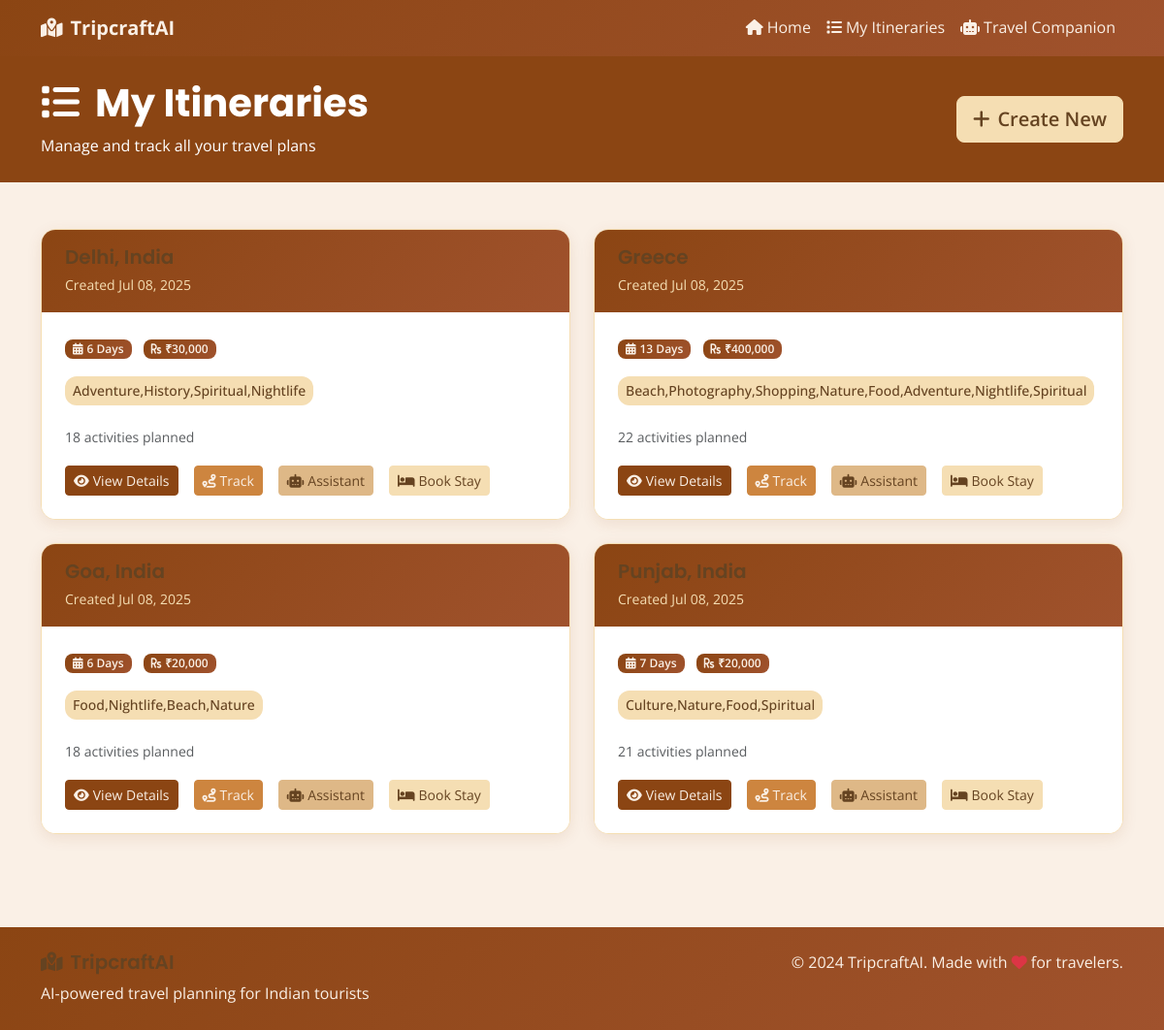
Before: /my_itineraries with the older database file.
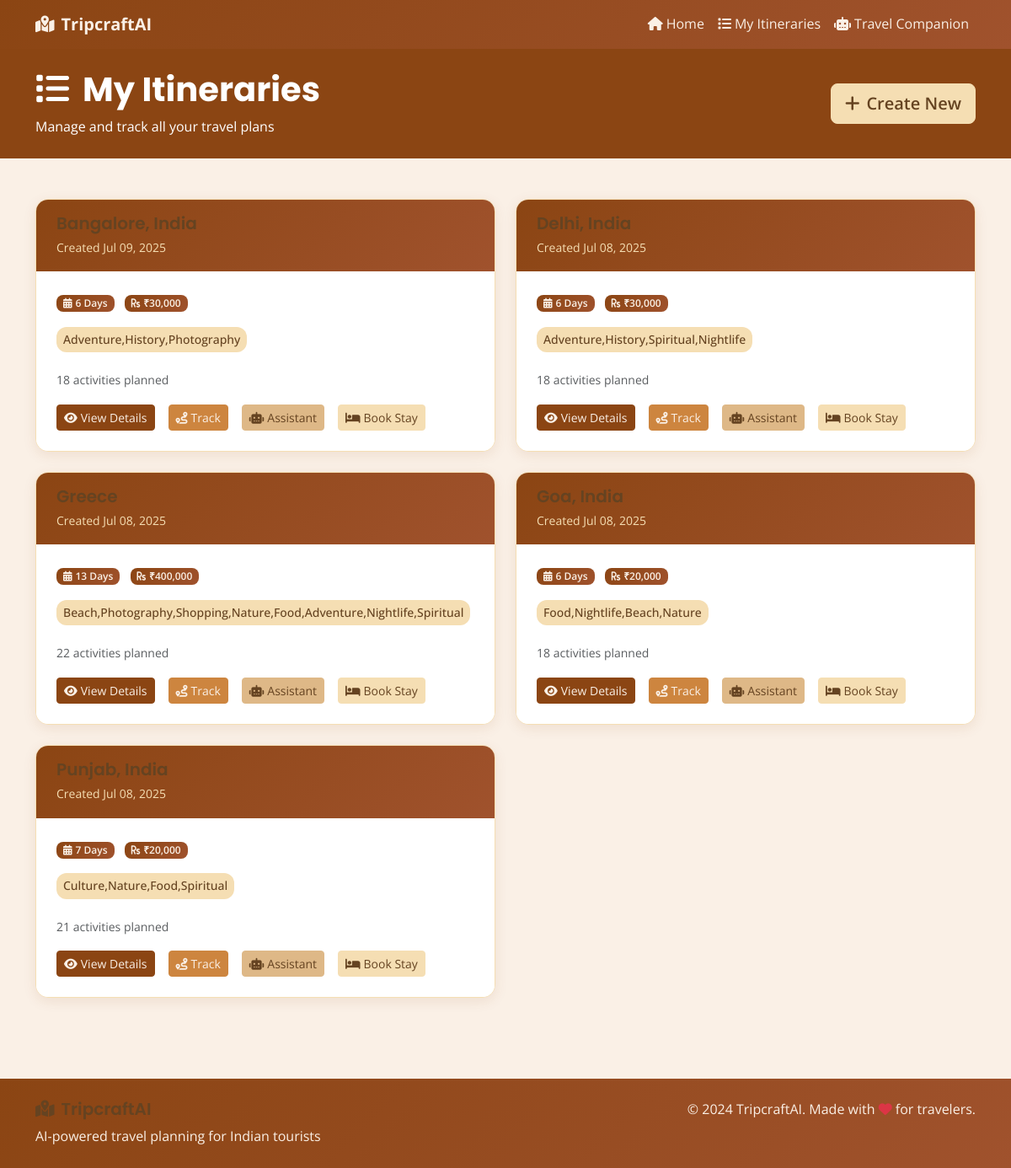
After: the same page with the newer database file.
### models.py (models this page shows, shortened)
class TravelItinerary(db.Model):
    id = db.Column(db.Integer, primary_key=True)
    destination = db.Column(db.String(200), nullable=False)
    duration = db.Column(db.Integer, nullable=False)  # days
    budget = db.Column(db.Float, nullable=False)
    interests = db.Column(db.Text)  # JSON string of interests
    itinerary_data = db.Column(db.Text)  # JSON string of generated itinerary
    created_at = db.Column(db.DateTime, default=datetime.utcnow)
    checkpoints = db.relationship('Checkpoint', backref='itinerary', lazy=True, cascade='all, delete-orphan')
    def get_interests_list(self):
        if self.interests:
            return json.loads(self.interests)
        return []

### routes.py (the view)
@app.route('/my_itineraries')
def my_itineraries():
    itineraries = TravelItinerary.query.order_by(TravelItinerary.created_at.desc()).all()
    return render_template('my_itineraries.html', itineraries=itineraries)

### templates/my_itineraries.html (shortened to what the changed rows need)
{% extends "base.html" %}  {% block content %}
<section class="py-4 bg-primary text-white">
    <div class="container">
        <div class="row align-items-center">
            <div class="col-md-8">
                <h1 class="display-6 fw-bold mb-2">
                    <i class="fas fa-list me-3"></i>My Itineraries
                </h1>
            </div>
        </div>
    </div>
</section>
<section class="py-5">
    <div class="container">
        {% if itineraries %}
        <div class="row g-4">
            {% for itinerary in itineraries %}
            <div class="col-lg-6">
                <div class="card itinerary-summary-card">
                    <div
                        class="card-header"
                        style="
                            background: linear-gradient(
                                135deg,
                                #8b4513,
                                #a0522d
                            );
                            color: #faf0e6;
                        "
                    >
                        <h5 class="card-title mb-1" style="color: #faf0e6">
                        </h5>
                        <small style="color: #f5deb3"
                            >Created {{ itinerary.created_at.strftime('%b %d,
                            %Y') }}</small
                        >
                    </div>
                    <div class="card-body">
                        <div class="itinerary-meta mb-3">
                            <span class="badge bg-primary me-2">
                                <i class="fas fa-calendar-alt me-1"></i>{{
                                itinerary.duration }} Days
                            </span>
                            <span class="badge bg-accent text-dark">
                                <i class="fas fa-rupee-sign me-1"></i>₹{{
                                "{:,.0f}".format(itinerary.budget) }}
                            </span>
                        </div>
                        {% if itinerary.get_interests_list() %}
                        <div class="interests-tags mb-3">
                            {% for interest in
                            itinerary.get_interests_list()[:3] %}
                            <span class="interest-tag">{{ interest }}</span>
                            {% endfor %}
                        </div>
                        {% endif %}
                        <small class="text-muted">
                            {% set total = itinerary.checkpoints|length %} {{
                            total }} activities planned
                        </small>
                        <div class="card-actions mt-3">
                            <a
                                href="{{ url_for('view_itinerary', itinerary_id=itinerary.id) }}"
                                class="btn btn-primary btn-sm me-2"
                            >
                                <i class="fas fa-eye me-1"></i>View Details
                            </a>
                            <a
                                href="{{ url_for('tracking', itinerary_id=itinerary.id) }}"
                                class="btn btn-success btn-sm me-2"
                            >
                                <i class="fas fa-route me-1"></i>Track
                            </a>
                            <a
                                href="{{ url_for('chatbot', itinerary_id=itinerary.id) }}"
                                class="btn btn-info btn-sm me-2"
                            >
                                <i class="fas fa-robot me-1"></i>Assistant
                            </a>
                            <button
                                onclick="bookWithAgoda('{{ itinerary.destination }}', '{{ itinerary.duration }}')"
                                class="btn btn-warning btn-sm"
                            >
                                <i class="fas fa-bed me-1"></i>Book Stay
                            </button>
                        </div>
                    </div>
                </div>
            </div>
            {% endfor %}
        </div>
        {% endif %}
    </div>
</section>
{% endblock %}

Changed rows visible on the page:
added TravelItinerary: created_at "Jul 09, 2025", duration "6", budget "30,000", interest "Adventure,History,Photography", total "18"
